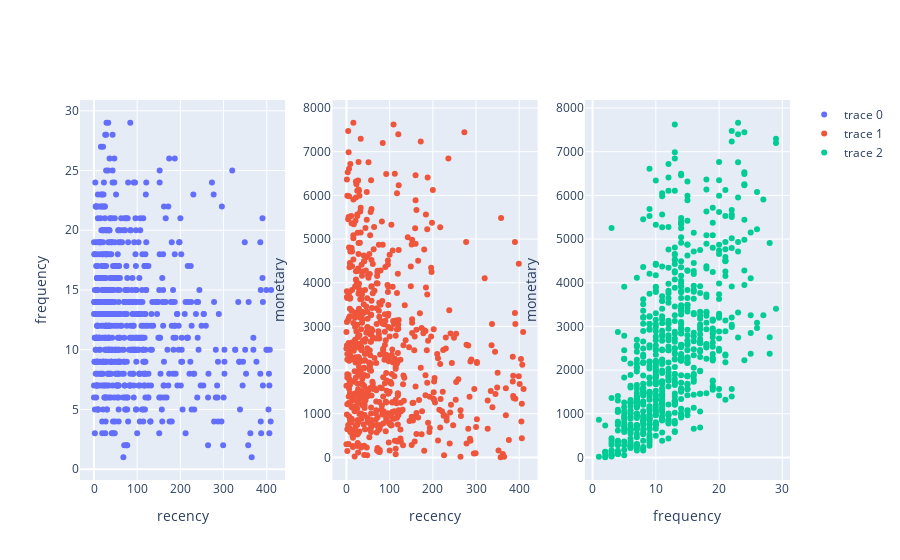

Source (notebook cell):
### Markdown cell above
## Dimensional Visualizations

### Code cell
fig = make_subplots(rows=1, cols=3)

fig.add_trace(
    go.Scatter(
        x=rfm_no_outliers["recency"], 
        y=rfm_no_outliers["frequency"], 
        mode="markers"
    ),
    row=1, col=1,
)

fig.update_xaxes(title_text="recency", row=1, col=1)
fig.update_yaxes(title_text="frequency", row=1, col=1)

fig.add_trace(
    go.Scatter(
        x=rfm_no_outliers["recency"], 
        y=rfm_no_outliers["monetary"], 
        mode="markers"
    ),
    row=1, col=2
)

fig.update_xaxes(title_text="recency", row=1, col=2)
fig.update_yaxes(title_text="monetary", row=1, col=2)

fig.add_trace(
    go.Scatter(
        x=rfm_no_outliers["frequency"], 
        y=rfm_no_outliers["monetary"], 
        mode="markers"
    ),
    row=1, col=3
)

fig.update_xaxes(title_text="frequency", row=1, col=3)
fig.update_yaxes(title_text="monetary", row=1, col=3)

### Figure 1 — Plotly figure (JSON) as saved in the notebook; plotly's stock layout.template omitted (floating-point values rounded to 4 significant figures; data arrays with more than 128 entries replaced by an {"elided": "..."} marker saying what was removed)
{"data": [{"mode": "markers", "type": "scatter", "x": {"elided": "670 int values"}, "xaxis": "x", "y": {"elided": "670 int values"}, "yaxis": "y"}, {"mode": "markers", "type": "scatter", "x": {"elided": "670 int values"}, "xaxis": "x2", "y": {"elided": "670 float values"}, "yaxis": "y2"}, {"mode": "markers", "type": "scatter", "x": {"elided": "670 int values"}, "xaxis": "x3", "y": {"elided": "670 float values"}, "yaxis": "y3"}], "layout": {"xaxis": {"anchor": "y", "domain": [0, 0.2889], "title": {"text": "recency"}}, "xaxis2": {"anchor": "y2", "domain": [0.3556, 0.6444], "title": {"text": "recency"}}, "xaxis3": {"anchor": "y3", "domain": [0.7111, 1], "title": {"text": "frequency"}}, "yaxis": {"anchor": "x", "domain": [0, 1], "title": {"text": "frequency"}}, "yaxis2": {"anchor": "x2", "domain": [0, 1], "title": {"text": "monetary"}}, "yaxis3": {"anchor": "x3", "domain": [0, 1], "title": {"text": "monetary"}}}}
